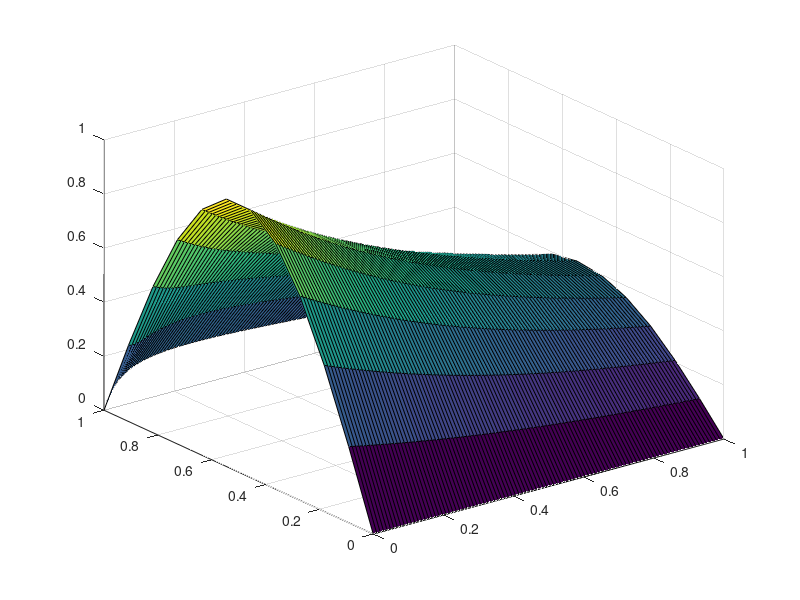

The MATLAB source for this figure:
% Set up les parametres
a=0 ;  % valeur initial
b=1;
T=1;   % temps
c=1/(pi*pi) ;

% période 
N=10;
M=100;

% les pas 
h=(b-a)/(N+1);
k=T/(M+1);

%évolution de temps et de l'espace
x=[a:h:b];
t=[0:k:T];

%Construction des matrices
B=zeros(N+1,N+1);

for i=1:N
    B(i,i)=1-2*(k*c)/(h*h);
    B(i,i+1)= (k*c)/(h*h);
    B(i+1,i)= (k*c)/(h*h);
   % B(i,1)= sin(pi*h*i),
end 
B(N+1,N+1)=1-2*(k*c)/(h*h);

%matrice U
U=zeros(N+1,M+1);
V=zeros(N+2,M+2);
for i=1:N+1
    U(i,1)= sin(pi*h*i);
end

for j=2:M+2
   U(:,j)= B*U(:,j-1);

end
%recopier dans V

for i=1:N+1
  for j=1:M+2
   V(i+1,j)= U(i,j);
  end
end

figure(1)
surf(t,x,V)



